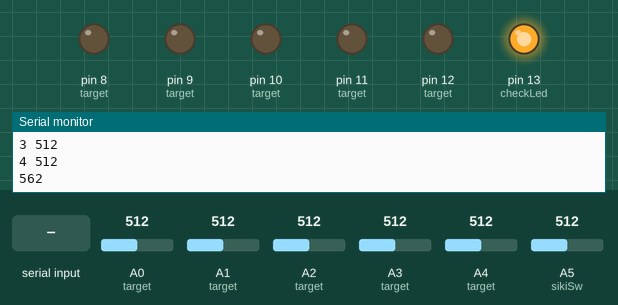
A sketch run on a simulated Arduino Mega 2560, built with avr-gcc and run on an emulated ATmega2560. Parts: output pins drawn as LEDs (lit = HIGH), the last lines printed to the serial monitor. The inputs (shaded band) are chosen by the test bench; at power-on: A2 (target) = 512, A1 (target) = 512, A3 (target) = 512, A0 (target) = 512, A4 (target) = 512, A5 (sikiSw) = 512. Random numbers use the default seed unless the sketch sets one; the audio player accepts every command and is not drawn.

Above: at 3.4 s.
3.5 s: "s" received over Serial
At 4.5 s:
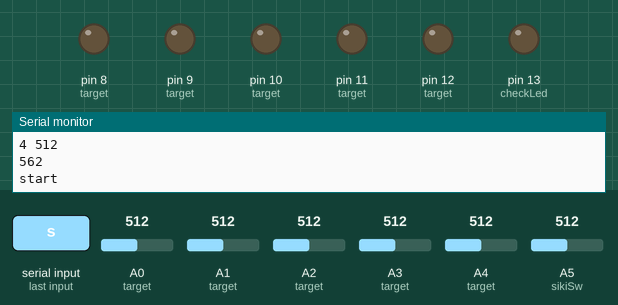
At 5.36 s:
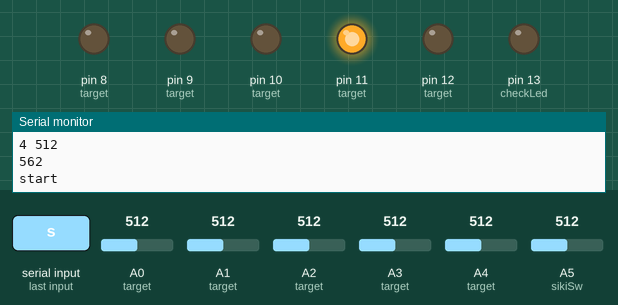
6.7 s: A2 (target) set to 554
At 6.97 s:
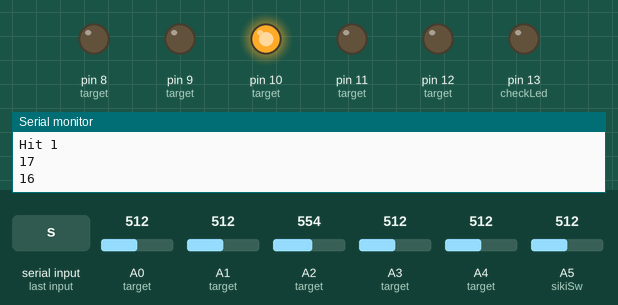
9.9 s: A2 (target) set to 580
13.1 s: A1 (target) set to 549
15.3 s: A1 (target) set to 580
18.5 s: A3 (target) set to 553
21.7 s: A3 (target) set to 577
At 28.3 s:
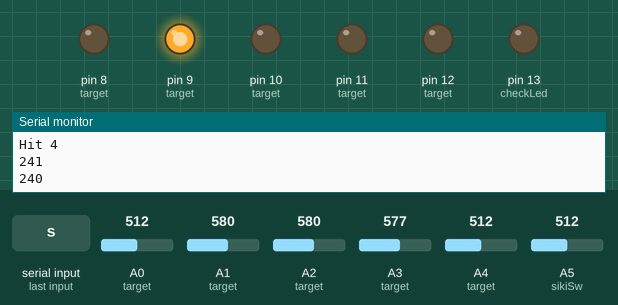
Timing chart, 0 to 29.3 s (numbered marks = the images above; inputs shaded):
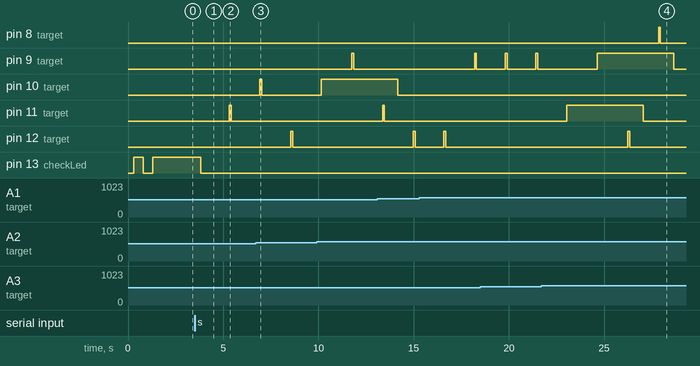

The sketch:

gameProgram_Re.ino
```cpp
#include<DFPlayer_Mini_Mp3.h>
#define numberTarget 5
#define sikiMin 50
#define countLimit 750

int checkLed = 13;

//的関係
typedef struct type_Target
{
  int state_Target;
  int timeBefore;
  int sensorNumber;
  int ledNumber;
  int type_target;
};

void down_target(int);
void up_target(int);
void setTime_target(int);
int hit_target(int);
//-------------------------
//メイン関数
int countTime(void);
int checkHit(int state[]);
void operateTarget(int state[],int);

static type_Target target[numberTarget]={{0,0,A0,12,1},{0,0,A1,11,1},{0,0,A2,10,1},{0,0,A3,9,1},{0,0,A4,8,1}};
static int sensorState[numberTarget] = {0,0,0,0,0};
int waitFlag = 1;
int seed = 0;
int sikiSw = A5;

static unsigned long int timeCt = 0;
static unsigned int beforeTime = 0;
static long int score = 0;
static int siki = 400;

int interval_switch = 15;
int i,j;
int choice;

void setup() {
  //シリアル＆ピン初期化
  Serial.begin(9600);
  Serial1.begin(9600);
  delay(100);
  Serial.println("running...");
  Serial.print(1);
  mp3_set_serial(Serial1);
  mp3_set_volume(10);
  for(i=0;i < numberTarget;i++)pinMode(target[i].sensorNumber,INPUT);
  for(i=0;i < numberTarget;i++)pinMode(target[i].ledNumber,OUTPUT);
  pinMode(checkLed,OUTPUT);
  pinMode(sikiSw,INPUT);
  delay(200);
  //動作確認(雰囲気)
  Serial.print(2);
  digitalWrite(checkLed,HIGH);
  delay(500);
  Serial.print(3);
  digitalWrite(checkLed,LOW);
  delay(500);
  Serial.print(4);
  digitalWrite(checkLed,HIGH);
  delay(500);
  Serial.print(5);
  mp3_play(4);
  //待機
  while(waitFlag)
  {
    delay(500);
    for(i = 0;i<numberTarget;i++)
    {
      //状態確認用ダイアログ
      {
        Serial.print(i);
        Serial.print(" ");
        Serial.println(analogRead(target[i].sensorNumber));
      }
    }
    Serial.println(siki);
    siki = sikiMin+analogRead(sikiSw);
    if(Serial.read() == 's')
    {
      waitFlag = 0;
      digitalWrite(checkLed,LOW);

      Serial.println("start");
      randomSeed(seed);

    }
    seed++;
    //50パターンの乱数を生成
    if(seed>50)seed = 0;
  }
}

void loop() {

  checkHit(sensorState);
  operateTarget(sensorState,countTime());
  //Serial.println(timeCt);
  delay(100);
}

//-----------------------------------------
int countTime(void)//ただのカウントアップ
{
  timeCt++;
  if(timeCt>countLimit)
  {
    Serial.println("end");
    while(1)
    {
      delay(1000);
    }
   }
  return timeCt;
}
int checkHit(int sensorState[])//配列に現在の状況を記録 命中:1
{
  for(i=0;i<numberTarget;i++)
  {
    sensorState[i]= (analogRead(target[i].sensorNumber) < siki);
    //Serial.println(state[i]);
  }
  return 0;
}
void operateTarget(int sensorState[],int timeCt)//センサ値から的の動作を決定
{
  //各的ごとの処理
  for(i=0;i<numberTarget;i++)
  {
    if(target[i].state_Target == 1)
    {
      if(sensorState[i] == 1)
      {
        Serial.print("Hit　");//要追記
        Serial.println(i);
        target[i].state_Target=0;
        hit_target(i);
      }
       if((timeCt-target[i].timeBefore)==40)
       {
        down_target(i);
        mp3_play(4);
       }
    }
  }
  //一回のみ処理
  if((timeCt-beforeTime)>interval_switch)
  {
    choice = random(numberTarget);
    if((target[0].state_Target==1)&&(target[1].state_Target==1)&&(target[2].state_Target==1)&&(target[3].state_Target==1)&&(target[4].state_Target==1))
    {
      //miss
      Serial.println("miss");//要追記
      mp3_play(4);
      for(i = 0;i<numberTarget;i++)
      {
        target[i].state_Target=0;
        down_target(i);
      }
    }
    while(target[choice].state_Target == 1)
    {
      choice = random(numberTarget);
      Serial.println("loop");
    }
    target[choice].state_Target = 1;//要追記
    up_target(choice);
    beforeTime = timeCt;
    setTime_target(choice);
  }
}

//---------------------------
void down_target(int number)
{
  digitalWrite(target[number].ledNumber,LOW);
}

void up_target(int number)
{
  digitalWrite(target[number].ledNumber,HIGH);
}

void setTime_target(int number)
{
  target[number].timeBefore = timeCt;
}

int hit_target(int number)
{
  down_target(number);
  Serial.println(timeCt);
  Serial.println(target[number].timeBefore);
  if((timeCt-target[number].timeBefore)<7)
  {
    mp3_play(3);
  }else if((timeCt-target[number].timeBefore)<18)
  {
    mp3_play(2);
  }else if((timeCt-target[number].timeBefore)<25)
  {
    mp3_play(1);
  }else mp3_play(3);
  down_target(number);
}
```

Measured:
- the behaviour switches between 561 and 562 on A3 (target) (found by bisection; images 3 and 4)
- after the input at 3.5 s, pin 11 (target): LOW → HIGH after 1.8 s, → LOW 0.10 s later; pin 13 (checkLed): HIGH → LOW after 0.31 s
- after the input at 21.7 s, pin 8 (target): LOW → HIGH after 6.2 s, → LOW 0.10 s later
